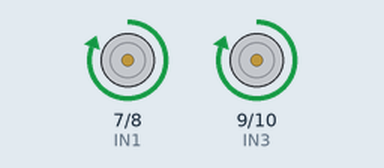
Simulated run of this sketch. Board: Arduino Uno, built with avr-gcc and run on an emulated ATmega328P. On the bench: motor-driver pin pairs drawn as motors (green arrow = first pin HIGH = forward, orange = second pin HIGH = backward, longer = more drive, scaled by the enable pin).

Above: at 2.5 s.
At 7.5 s:
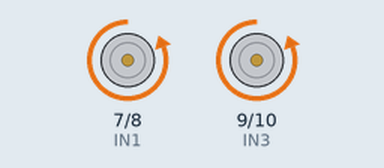
At 11.5 s:
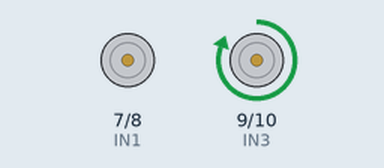
At 14.5 s:
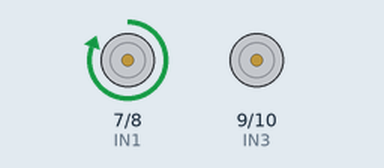
Timing chart, 0 to 20.8 s (numbered marks = the images above):
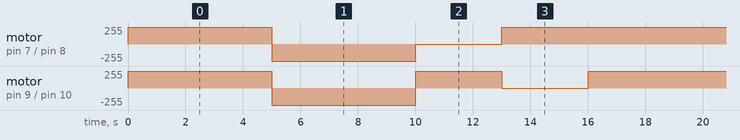

Measured:
- by itself, motor on pin 7 (IN1) / pin 8 (IN2): repeats every 16.0 s: backward 255/255 5.0 s, stopped 3.0 s, forward 255/255 8.0 s
- by itself, motor on pin 9 (IN3) / pin 10 (IN4): repeats every 16.0 s: backward 255/255 5.0 s, forward 255/255 3.0 s, stopped 3.0 s, forward 255/255 5.0 s

The sketch:

wheel.ino
```cpp
#define ENA 6   // 왼쪽 바퀴 속도 제어 (PWM 핀)
#define IN1 7   // 왼쪽 바퀴 제어 핀 1
#define IN2 8   // 왼쪽 바퀴 제어 핀 2

#define ENB 11  // 오른쪽 바퀴 속도 제어 (PWM 핀)
#define IN3 9   // 오른쪽 바퀴 제어 핀 1
#define IN4 10  // 오른쪽 바퀴 제어 핀 2

void setup() {
  // 핀 모드 설정
  pinMode(ENA, OUTPUT);
  pinMode(IN1, OUTPUT);
  pinMode(IN2, OUTPUT);

  pinMode(ENB, OUTPUT);
  pinMode(IN3, OUTPUT);
  pinMode(IN4, OUTPUT);
}

void loop() {
  moveForward();
  delay(5000);
  moveBackward();
  delay(5000);
  turnLeft();
  delay(3000);
  turnRight();
  delay(3000);
}

// 전진
void moveForward() {
  digitalWrite(IN1, HIGH);
  digitalWrite(IN2, LOW);
  digitalWrite(IN3, HIGH);
  digitalWrite(IN4, LOW);
  analogWrite(ENA, 255); // 왼쪽 바퀴 속도
  analogWrite(ENB, 255); // 오른쪽 바퀴 속도
}

// 후진
void moveBackward() {
  digitalWrite(IN1, LOW);
  digitalWrite(IN2, HIGH);
  digitalWrite(IN3, LOW);
  digitalWrite(IN4, HIGH);
  analogWrite(ENA, 255); // 왼쪽 바퀴 속도
  analogWrite(ENB, 255); // 오른쪽 바퀴 속도
}

// 좌회전
void turnLeft() {
  digitalWrite(IN1, LOW);
  digitalWrite(IN2, LOW);
  digitalWrite(IN3, HIGH);
  digitalWrite(IN4, LOW);
  analogWrite(ENA, 0);   // 왼쪽 바퀴 정지
  analogWrite(ENB, 255); // 오른쪽 바퀴 속도
}

// 우회전
void turnRight() {
  digitalWrite(IN1, HIGH);
  digitalWrite(IN2, LOW);
  digitalWrite(IN3, LOW);
  digitalWrite(IN4, LOW);
  analogWrite(ENA, 255); // 왼쪽 바퀴 속도
  analogWrite(ENB, 0);   // 오른쪽 바퀴 정지
}
```
